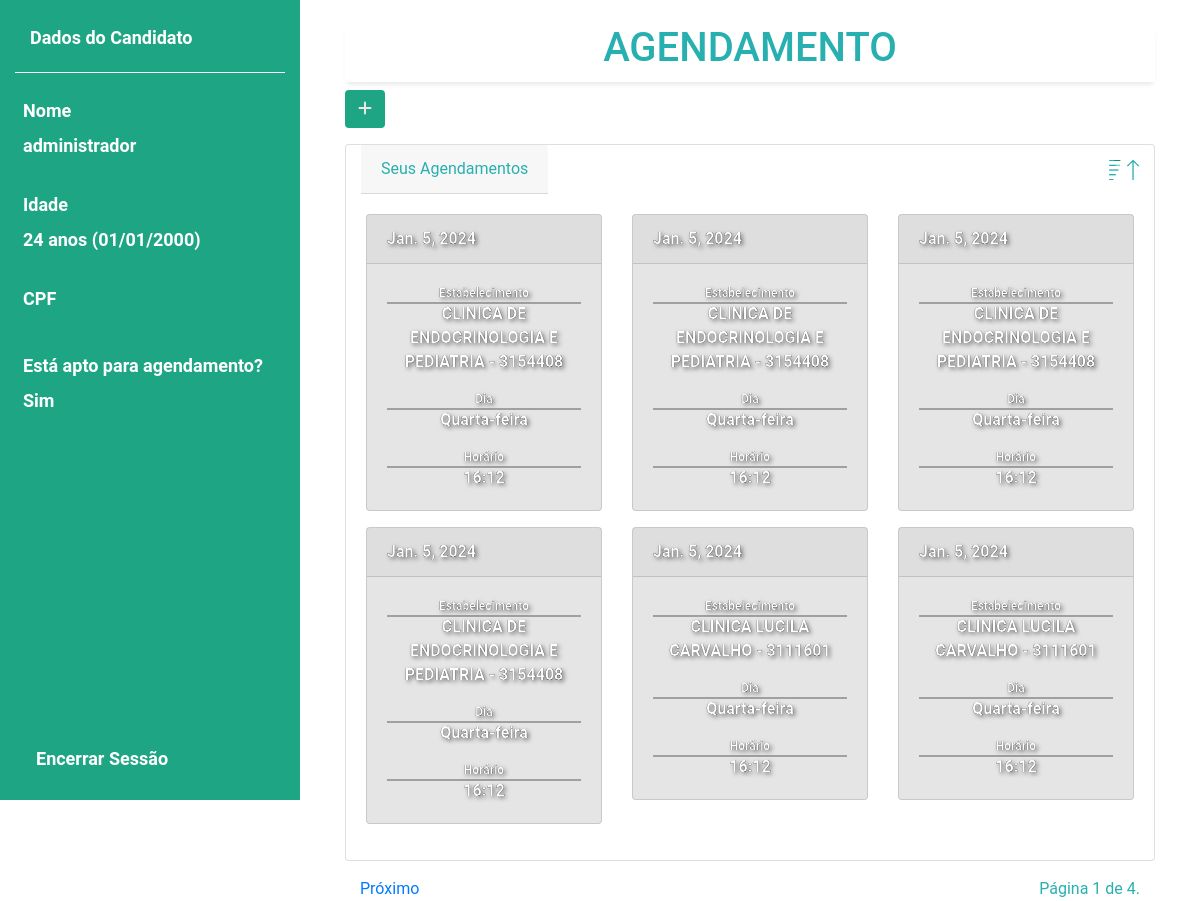
Before: /candidato/pagina_inicial/ (signed in) with the older database file.
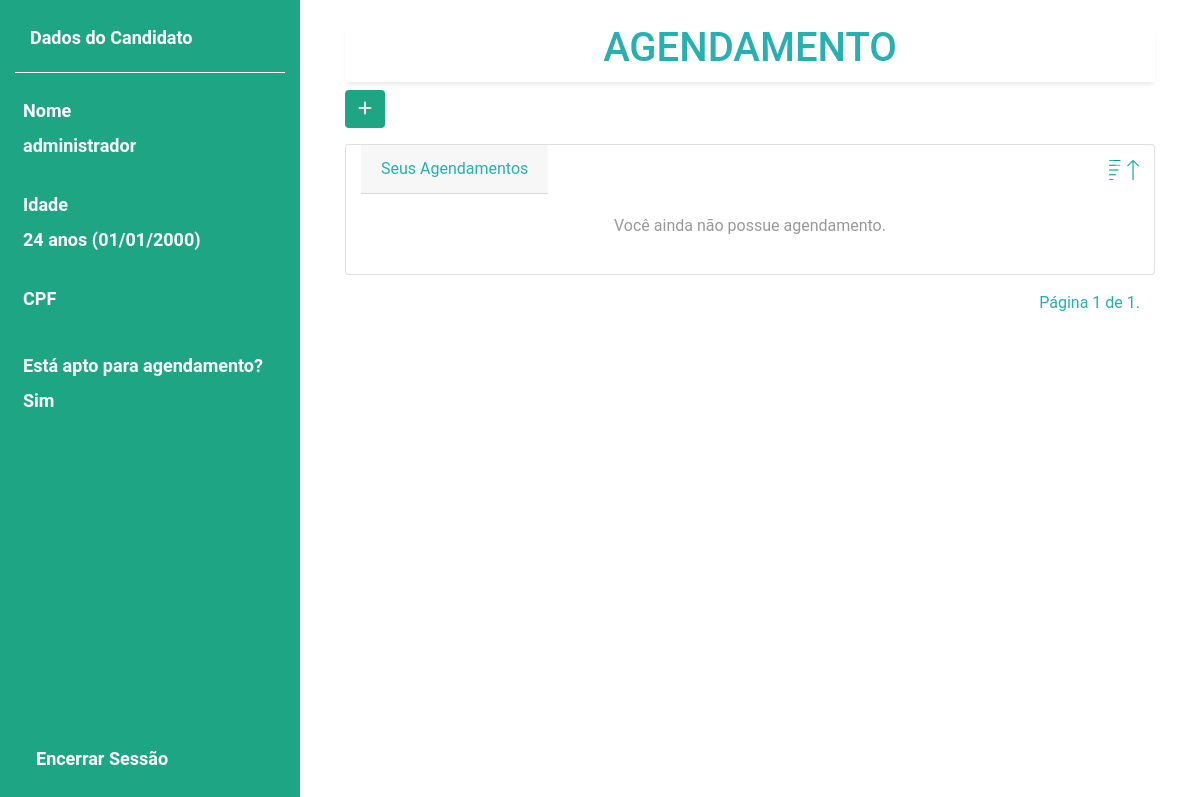
After: the same page with the newer database file.
### candidato/models.py (models this page shows, shortened)
class Candidato(AbstractUser):
    nome_completo = models.CharField(max_length=255)
    cpf = models.CharField(max_length=14, unique=True)
    data_nascimento = models.DateField()
    grupo_atendimento = models.CharField(max_length=255, blank=True, null=True)
    teve_covid = models.BooleanField(default=False)
    REQUIRED_FIELDS = ['nome_completo', 'data_nascimento']

### agendamento/models.py (models this page shows, shortened)
class Agendamento(models.Model):
    data = models.DateField()
    hora = models.CharField(max_length=5)
    minuto = models.CharField(max_length=2)
    dia = models.CharField(max_length=10)
    jah_expirou = models.BooleanField()
    candidato = models.ForeignKey(Candidato, on_delete=models.CASCADE)
    estabelecimento = models.ForeignKey(Estabalecimento, on_delete=models.CASCADE)

### estabelecimento/models.py (models this page shows, shortened)
class Estabalecimento(models.Model):
    nome = models.CharField(max_length=150)
    codigo = models.CharField(max_length=8, unique=True)

### candidato/views.py (the view)
# urls.py: path('pagina_inicial/', views.candidato_autenticado_view, name='pagina_inicial')
@login_required
def candidato_autenticado_view(request):
    if request.method == "GET":
        ordem = request.GET.get('ordem')
        usuario = request.user
        dados_usuario = obter_dados_usuario(usuario)
        agendamentos_pagina = obter_agendamentos_pagina(request, usuario, ordem)
        context = {
            'dados_usuario': dados_usuario,
            'agendamentos_pagina': agendamentos_pagina,
            'ordem': ordem,
        }
        return render(request, 'pagina_inicial.html', context)

### candidato/utils.py (called while the page is built)
def obter_dados_usuario(usuario):
    data_nascimento = usuario.data_nascimento
    data_datetime = datetime.strptime(str(data_nascimento), "%Y-%m-%d")
    data_br = data_datetime.strftime("%d/%m/%Y")
    idade = calcular_idade(data_nascimento)
    apto = verificar_apto(usuario.teve_covid, data_nascimento, usuario.grupo_atendimento)
    return {
        'nome': usuario.nome_completo,
        'data_nascimento': data_br,
        'idade': idade,
        'cpf': usuario.cpf,
        'apto': apto,
    }

def calcular_idade(data_nascimento):
    data_atual = datetime.now()
    return data_atual.year - data_nascimento.year - ((data_atual.month, data_atual.day) < (data_nascimento.month, data_nascimento.day))

def verificar_apto(teve_covid, data_nascimento, grupo_atendimento):
    if type(data_nascimento) == str:
        data_nascimento = datetime.strptime(data_nascimento, '%Y-%m-%d').date()
    grupo_nao_apto = ['População Privada de Liberdade', 'Pessoas com Deficiência Institucionalizadas', 'Pessoas ACAMADAS de 80 anos ou mais']
    if teve_covid or calcular_idade(data_nascimento) < 18 or grupo_atendimento in grupo_nao_apto:
        apto = False
    else:
        apto = True
    return apto

### candidato/templates/pagina_inicial.html (shortened to what this page needs)
{% extends 'base_autenticado.html' %}
{% load static %}
{% block 'head' %}
    <link rel="stylesheet" href="{% static 'candidato/css/candidato.css' %}">
{% endblock %}
{% block 'nome' %}
    {{ dados_usuario.nome }}
{% endblock %}
{% block 'data' %}
    {{ dados_usuario.idade }} anos ({{ dados_usuario.data_nascimento }})
{% endblock %}
{% block 'apto' %}
    {% if dados_usuario.apto %}
        Sim
    {% else %}
        Não
    {% endif %}
{% endblock %}
{% block 'dashboard'%}
<div class="container">
    <div class="col">
        <h1 class="text-center texto-principal">AGENDAMENTO</h1>
        <a href="{% url 'agendamento:agendamento' %}">
        <button type="button" class="btn custom-btn" {% if not dados_usuario.apto %} disabled title="Você é não apto para agendamento." {% endif %}>
            <i class="fa fa-plus"></i>
        </button>
        </a>
    </div>
    <div class="col mt-3">
        <div class="card">
            <div class="container">
                <div class="d-flex justify-content-between pagination">
                    <div class="card-header">
                        Seus Agendamentos
                    </div>
                    {% if not ordem or ordem == 'decrescente' %}
                    <a href="?ordem=crescente">
                        <img style="height: 30px; width: 30px; margin-top: 10px;" src="{% static 'img/icons8-ordem-crescente-50.png' %}" alt="">
                    </a>
                    {% endif %}
                </div>
            </div>
            <div class="card-body card-maior">
                {% if not agendamentos_pagina.object_list %}
                    <div style="text-align: center;">
                        <p style="color: rgba(41, 41, 41, 0.479);">Você ainda não possue agendamento.</p>
                    </div>
                {% endif %}
                <div class="row">
                    {% for agendamento in agendamentos_pagina.object_list %}
                        <div class="col-md-4 mb-3">
                            <div class="card card-menor {% if agendamento.jah_expirou %} card-menor-expirado {% endif %}">
                                <div class="card-header">
                                    {{ agendamento.data }}
                                </div>
                                <div class="card-body text-center {% if not agendamento.jah_expirou %} custom-card-body {% endif %}">
                                    <p class="card-text text-sm mb-0 texto-card">Estabelecimento</p>
                                    <p class="card-text text-sm">{{ agendamento.nome_estabelecimento }} - {{ agendamento.codigo_estabelecimento }}</p>
                                    <p class="card-text text-sm mb-0 texto-card">Dia</p>
                                    <p class="card-text text-sm">{{ agendamento.dia }}</p>
                                    <p class="card-text text-sm mb-0 texto-card">Horário</p>
                                    <p class="card-text text-sm">{{ agendamento.hora }}:{{ agendamento.minuto }}</p>
                                </div>
                            </div>
                        </div>
                    {% endfor %}
                </div>
            </div>
        </div>
    </div>
    <div class="col mt-3">
        <div class="container">
            <div class="d-flex justify-content-between pagination">
                <span class="step-link">
                    {% if agendamentos_pagina.has_next %}
                        <a href="?page={{ agendamentos_pagina.next_page_number }}">Próximo</a>
                    {% endif %}
                </span>
                <span>
                    Página {{ agendamentos_pagina.number }} de {{ agendamentos_pagina.paginator.num_pages }}.
                </span>
            </div>
        </div>
    </div>
</div>
{% endblock %}

### templates/base_autenticado.html (shortened to what this page needs)
{% load static %}
<!doctype html>
<html lang="pt-BR">
  <head>
    <link rel="stylesheet" href="https://cdn.jsdelivr.net/npm/bootstrap@4.6.1/dist/css/bootstrap.min.css">
    <link rel="stylesheet" href="{% static 'general/css/base.css' %}">
    <link rel="stylesheet" href="{% static 'general/css/general.css' %}">
    <link href='https://unpkg.com/boxicons@2.0.7/css/boxicons.min.css' rel='stylesheet'>
    <link rel="stylesheet" href="https://cdnjs.cloudflare.com/ajax/libs/font-awesome/6.0.0/css/all.min.css">
    {% block 'head' %}{% endblock %}
  </head>
  <body>
    <div class="container-fluid">
      <div class="row">
        <nav class="col-md-3 pt-4 d-none d-md-block sidebar">
          <div class="container titulo-dados-candidato">
            <p>Dados do Candidato</p>
          </div>
          <div class="sidebar-sticky pt-3">
            <ul class="nav flex-column">
              <li class="nav-item p-2">
                <label>Nome</label>
                <p>{% block 'nome' %}{% endblock %}</p>
              </li>
              <li class="nav-item p-2">
                <label>Idade</label>
                <p>{% block 'data' %}{% endblock %}</p>
              </li>
              <li class="nav-item p-2">
                <label>CPF</label>
              </li>
              <li class="nav-item p-2">
                <label>Está apto para agendamento?</label>
                <p>{% block 'apto' %}{% endblock %}</p>
              </li>
              <li class="nav-item p-2 mb-auto">
                  <a class="nav-link logout-btn" href="{% url 'logout' %}">Encerrar Sessão<span class="sr-only">(current)</span></a>
              </li>
            </ul>
          </div>
        </nav>
        <section class="col-md-9 pt-4 home-section">
            {% block 'dashboard'%}
            {% endblock %}
        </section>
      </div>
    </div>
  </body>
</html>

### templates/static/general/css/base.css (style rules this page uses)
* { margin: 0; padding: 0; box-sizing: border-box; font-family: 'Roboto', sans-serif; }
a.logout-btn { text-decoration: none; color: #ffffff; }
.sidebar { height: 100vh; background-color: var(--differential-color); color: white; font-size: 18px; font-weight: bold; }
.titulo-dados-candidato { border-bottom: 1px solid #ffffff; padding-bottom: 5px; }
.logout-btn { position: absolute; bottom: 20px; left: 20px; }
.home-section { color: var(--main-color); }
.custom-btn { background-color: var(--differential-color); text-decoration: none; color: #ffffff; }
.texto-principal { box-shadow: 0 4px 5px -2px rgba(0, 0, 0, 0.1); padding-bottom: 10px; padding-top: -5px; }

### templates/static/general/css/general.css (style rules this page uses)
:root { --main-color: #28afb0; --dark-color: #1f192f; --light-color: #eee5e5; --contrast-color: #f0f7da; --differential-color: #1DA584; --backgroud-color: rgb(244, 252, 244); --dark-sidebar-color: #343a40; --light-sidebar-color: #495057; }

### templates/static/candidato/css/candidato.css (style rules this page uses)
.custom-btn { background-color: var(--differential-color); color: var(--light-color); }
.card-maior { background-color: var(--background-color); }

Changed rows visible on the page:
removed Agendamento: data "Jan. 5, 2024", nome_estabelecimento "CLINICA DE ENDOCRINOLOGIA E PEDIATRIA", codigo_estabelecimento "3154408", dia "Quarta-feira", hora "16", minuto "12"
removed Agendamento: data "Jan. 5, 2024", nome_estabelecimento "CLINICA DE ENDOCRINOLOGIA E PEDIATRIA", codigo_estabelecimento "3154408", dia "Quarta-feira", hora "16", minuto "12"
removed Agendamento: data "Jan. 5, 2024", nome_estabelecimento "CLINICA DE ENDOCRINOLOGIA E PEDIATRIA", codigo_estabelecimento "3154408", dia "Quarta-feira", hora "16", minuto "12"
removed Agendamento: data "Jan. 5, 2024", nome_estabelecimento "CLINICA DE ENDOCRINOLOGIA E PEDIATRIA", codigo_estabelecimento "3154408", dia "Quarta-feira", hora "16", minuto "12"
removed Agendamento: data "Jan. 5, 2024", nome_estabelecimento "CLINICA LUCILA CARVALHO", codigo_estabelecimento "3111601", dia "Quarta-feira", hora "16", minuto "12"
removed Agendamento: data "Jan. 5, 2024", nome_estabelecimento "CLINICA LUCILA CARVALHO", codigo_estabelecimento "3111601", dia "Quarta-feira", hora "16", minuto "12"
Other visible differences:
{{ agendamentos_pagina.paginator.num_pages }}: "4" → "1"
text no longer shown: "Próximo"
text now shown: "Você ainda não possue agendamento."
